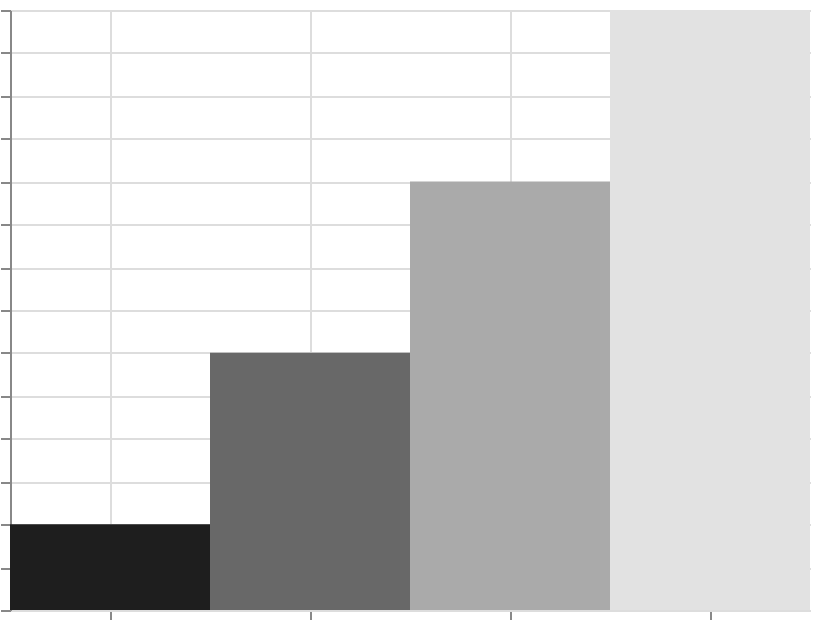

Vega-Lite specification for this chart:
### Vega specification from a JSON file in a GitHub repository (floating-point values rounded to 4 significant figures)
{"$schema": "https://vega.github.io/schema/vega/v6.json", "width": 400, "height": 300, "padding": 5, "autosize": "none", "data": [{"name": "table", "values": [{"cat": "A", "val": 10}, {"cat": "B", "val": 30}, {"cat": "C", "val": 50}, {"cat": "D", "val": 70}]}], "scales": [{"name": "x", "type": "band", "domain": {"data": "table", "field": "cat", "sort": true}, "range": "width"}, {"name": "y", "type": "linear", "domain": {"data": "table", "field": "val"}, "range": [{"signal": "height"}, 0], "zero": true, "nice": true}, {"name": "color", "type": "linear", "domain": {"data": "table", "field": "val"}, "reverse": true, "range": {"scheme": "greys"}}], "marks": [{"type": "rect", "from": {"data": "table"}, "encode": {"update": {"x": {"scale": "x", "field": "cat"}, "width": {"scale": "x", "band": 1}, "y": {"scale": "y", "field": "val"}, "y2": {"scale": "y", "value": 0}, "fill": {"scale": "color", "field": "val"}}}}], "axes": [{"scale": "x", "orient": "bottom", "grid": true, "labels": false}, {"scale": "y", "orient": "left", "grid": true, "labels": false}], "legends": [{"fill": "color", "title": "Shade"}]}
